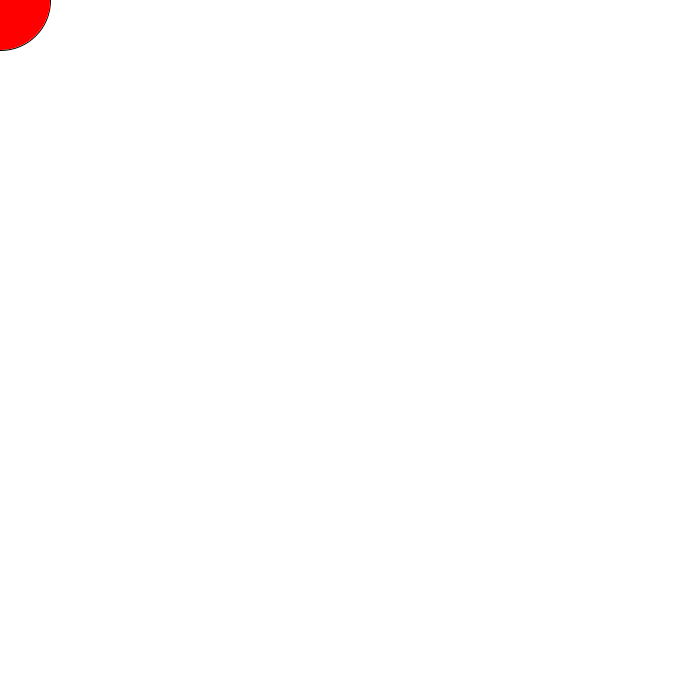
Frame 1 (no input)
Frame 60 (the mouse pressed at the canvas centre just before this capture): identical to frame 1, image omitted
Frame 120 (the mouse held since frame 60 and released just before this capture): blank canvas, image omitted

The Processing sketch that drew this single still picture (run headless with seeded random() and noise(); from frame 60 on, the mouse is pressed at the canvas centre):

// Processing sketch: Ejercicio_3
// ── Ejercicio_3.pde
void setup() {
  size(700, 700);
}
void draw() {
  background(255);

  if (mouseX < width/2) {
    fill(255, 0, 0);
    ellipse(mouseX, mouseY, 100, 100);
  } else if (mouseX > width/2) {
    fill(0, 0, 255);
    ellipse(mouseX, mouseY, 100, 100);
  }
}
